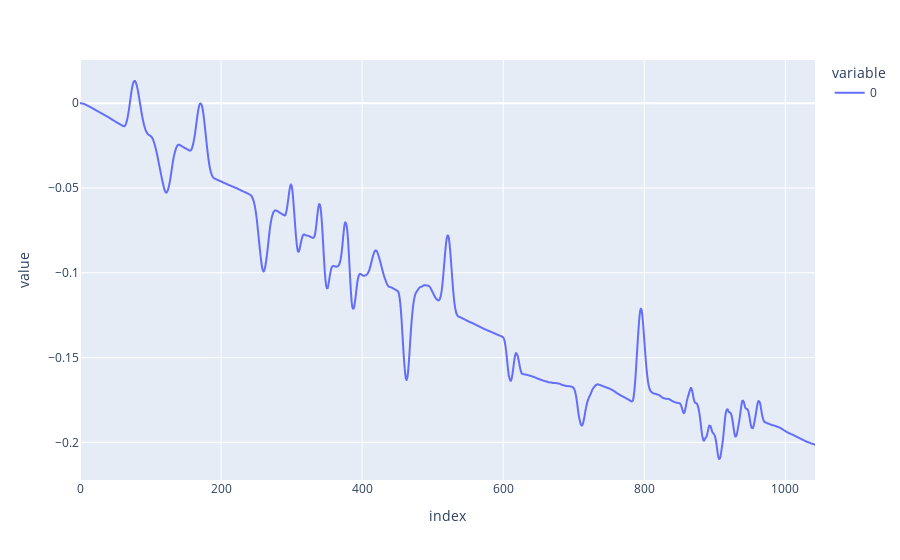

Notebook code for this chart:
### Code cell
fig = px.line(v)
fig.show()

### Figure 1 — Plotly figure (JSON) as saved in the notebook; plotly's stock layout.template omitted (floating-point values rounded to 4 significant figures; data arrays with more than 128 entries replaced by an {"elided": "..."} marker saying what was removed)
{"data": [{"hovertemplate": "variable=0<br>index=%{x}<br>value=%{y}<extra></extra>", "legendgroup": "0", "line": {"color": "#636efa", "dash": "solid"}, "marker": {"symbol": "circle"}, "mode": "lines", "name": "0", "showlegend": true, "type": "scattergl", "x": {"elided": "1043 int values"}, "xaxis": "x", "y": {"elided": "1043 float values"}, "yaxis": "y"}], "layout": {"legend": {"title": {"text": "variable"}, "tracegroupgap": 0}, "margin": {"t": 60}, "xaxis": {"anchor": "y", "domain": [0, 1], "title": {"text": "index"}}, "yaxis": {"anchor": "x", "domain": [0, 1], "title": {"text": "value"}}}}
